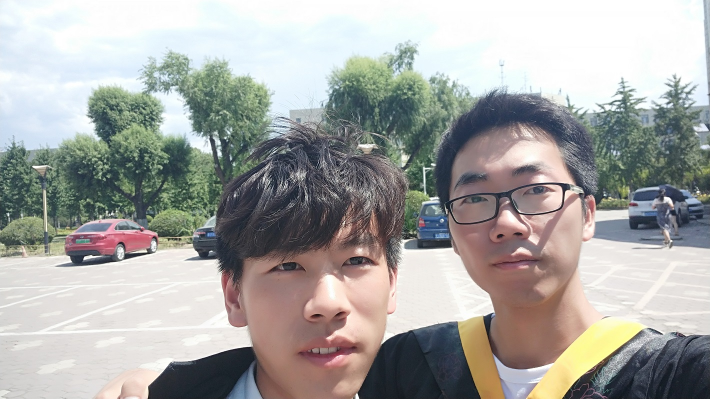
#> input picture demo/python-image-process-master/14.jpg, 1420 x 798 px, found by its file name (shown at 1/2 size)
$ python '逆滤波-维纳滤波.py'
#> lines starting #> are read from the running program, lines starting #| are printed output that depends on the picture; after the words box and inside, x2 and y2 are one past the last pixel; in counts of white or black regions, pixels touching at a corner belong together
#!@Author : Sanwat
#!@File : .py
#-*- coding: UTF-8 -*-
import matplotlib.pyplot as graph
import numpy as np
from numpy import fft
import math
import cv2


# 仿真运动模糊
def motion_process(image_size, motion_angle):
    PSF = np.zeros(image_size)
    print(image_size)
    center_position = (image_size[0] - 1) / 2
    print(center_position)

    slope_tan = math.tan(motion_angle * math.pi / 180)
    slope_cot = 1 / slope_tan
    if slope_tan <= 1:
        for i in range(15):
            offset = round(i * slope_tan)  # ((center_position-i)*slope_tan)
            PSF[int(center_position + offset), int(center_position - offset)] = 1
        return PSF / PSF.sum()  # 对点扩散函数进行归一化亮度
    else:
        for i in range(15):
            offset = round(i * slope_cot)
            PSF[int(center_position - offset), int(center_position + offset)] = 1
        return PSF / PSF.sum()


# 对图片进行运动模糊
def make_blurred(input, PSF, eps):
    input_fft = fft.fft2(input)  # 进行二维数组的傅里叶变换
    PSF_fft = fft.fft2(PSF) + eps
    blurred = fft.ifft2(input_fft * PSF_fft)
    blurred = np.abs(fft.fftshift(blurred))
    return blurred


def inverse(input, PSF, eps):  # 逆滤波
    input_fft = fft.fft2(input)
    PSF_fft = fft.fft2(PSF) + eps  # 噪声功率，这是已知的，考虑epsilon
    result = fft.ifft2(input_fft / PSF_fft)  # 计算F(u,v)的傅里叶反变换
    result = np.abs(fft.fftshift(result))
    return result


def wiener(input, PSF, eps, K=0.01):  # 维纳滤波，K=0.01
    input_fft = fft.fft2(input)
    PSF_fft = fft.fft2(PSF) + eps
    PSF_fft_1 = np.conj(PSF_fft) / (np.abs(PSF_fft) ** 2 + K)
    result = fft.ifft2(input_fft * PSF_fft_1)
    result = np.abs(fft.fftshift(result))
    return result


image = cv2.imread('14.JPG')
#> image is the input picture: shape (798, 1420, 3); mean B, G, R 163.5, 166.5, 166.9
image = cv2.cvtColor(image, cv2.COLOR_BGR2GRAY)
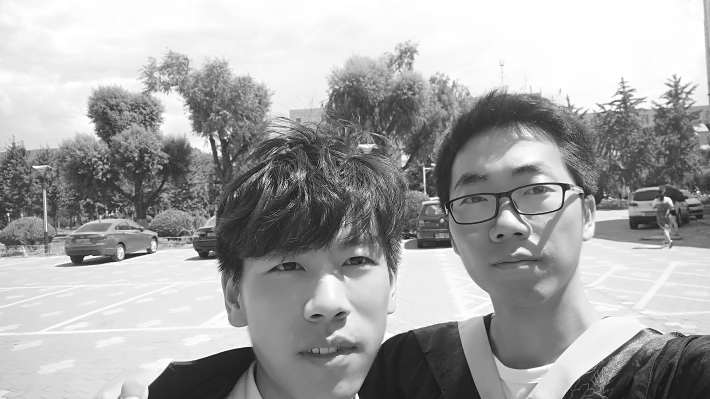
#> image: shape (798, 1420) (shown at 1/2 size); min 0, max 255, mean 166.3
img_h = image.shape[0]
#> img_h = 798
img_w = image.shape[1]
#> img_w = 1420
graph.figure(1)
graph.xlabel("Original Image")
graph.gray()
graph.imshow(image)  # 显示原图像

graph.figure(2)
graph.gray()
# 进行运动模糊处理
PSF = motion_process((img_h, img_w), 60)
blurred = np.abs(make_blurred(image, PSF, 1e-3))
#> in make_blurred, `PSF_fft = fft.fft2(PSF) + eps`:
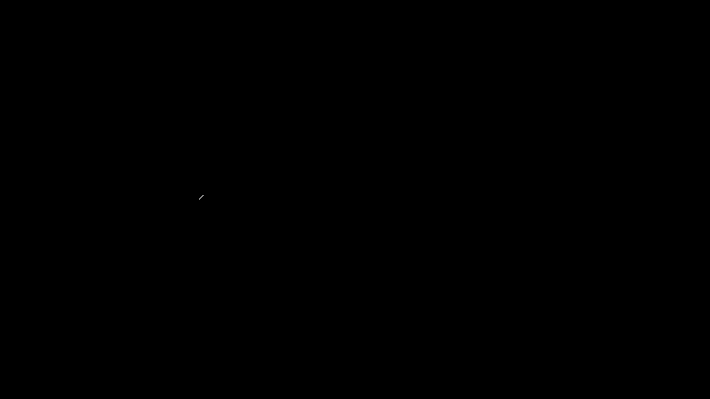
#> PSF: shape (798, 1420) float64 (shown at 1/2 size); values 0 (black) and 0.111 (white), 0% white in thin lines or dots, all inside (x1, y1, x2, y2) = (398, 390, 407, 399)
#> in make_blurred, `blurred = np.abs(fft.fftshift(blurred))`:
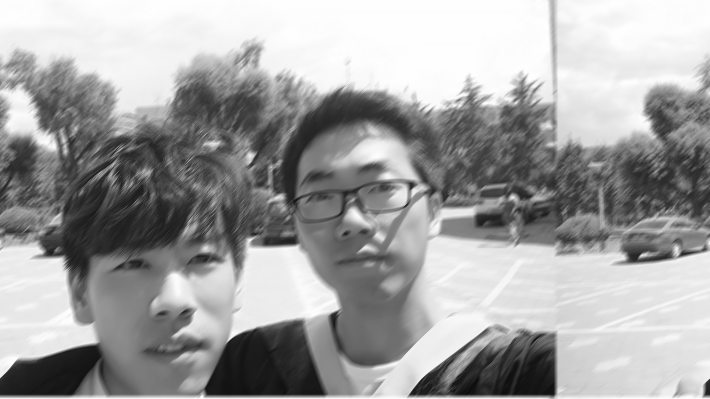
#> blurred: shape (798, 1420) float64 (shown at 1/2 size); min 11.81, max 255.3, mean 166.4; drawn with min black and max white

graph.subplot(231)
graph.xlabel("Motion blurred")
graph.imshow(blurred)

result = inverse(blurred, PSF, 1e-3)  # 逆滤波
graph.subplot(232)
graph.xlabel("inverse deblurred")
graph.imshow(result)

result = wiener(blurred, PSF, 1e-3)  # 维纳滤波
#> in wiener, `result = np.abs(fft.fftshift(result))`:
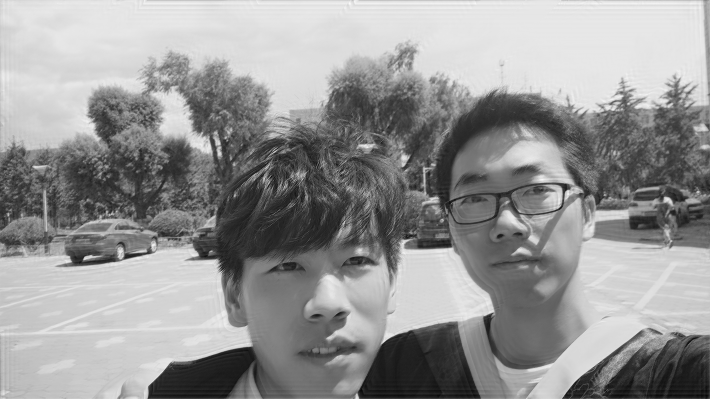
#> result: shape (798, 1420) float64 (shown at 1/2 size); min 1.66, max 278.5, mean 164.6; drawn with min black and max white
graph.subplot(233)
graph.xlabel("wiener deblurred(k=0.01)")
graph.imshow(result)

blurred_noisy = blurred + 0.1 * blurred.std() * \
                np.random.standard_normal(blurred.shape)  # 添加噪声,standard_normal产生随机的函数
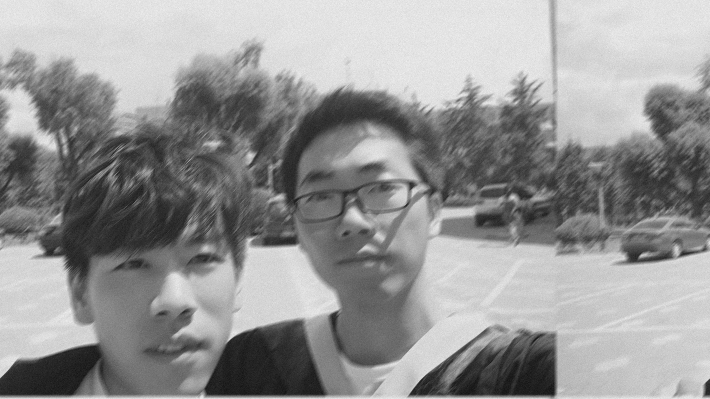
#> blurred_noisy: shape (798, 1420) float64 (shown at 1/2 size); min -3.32, max 285.3, mean 166.4; drawn with min black and max white


graph.subplot(234)
graph.xlabel("motion & noisy blurred")
graph.imshow(blurred_noisy)  # 显示添加噪声且运动模糊的图像

result = inverse(blurred_noisy, PSF, 0.1 + 1e-3)  # 对添加噪声的图像进行逆滤波
#> call 2 of inverse, with eps = 0.101
#> in inverse (call 2), `result = np.abs(fft.fftshift(result))`:
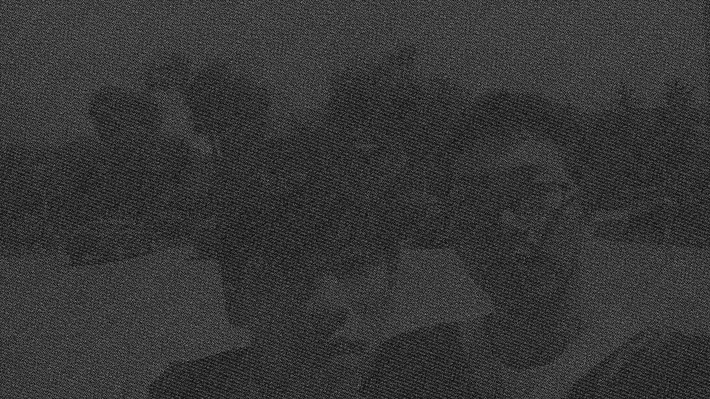
#> result: shape (798, 1420) float64 (shown at 1/2 size); min 0.000312, max 1182.4, mean 251.4; drawn with min black and max white
graph.subplot(235)
graph.xlabel("inverse deblurred")
graph.imshow(result)

result = wiener(blurred_noisy, PSF, 0.1 + 1e-3)  # 对添加噪声的图像进行维纳滤波
#> call 2 of wiener, with eps = 0.101, K = 0.01
#> in wiener (call 2), `result = np.abs(fft.fftshift(result))`:
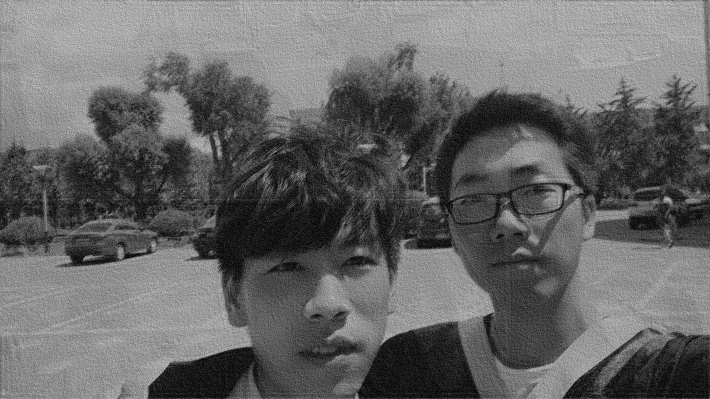
#> result: shape (798, 1420) float64 (shown at 1/2 size); min 0.00109, max 371.4, mean 150.5; drawn with min black and max white
graph.subplot(236)
graph.xlabel("wiener deblurred(k=0.01)")
graph.imshow(result)

graph.show()

$ run again, with demo/python-image-process-master/111.jpg copied over demo/python-image-process-master/14.jpg
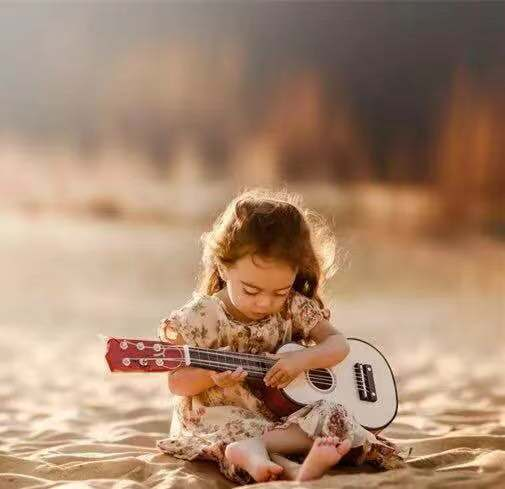
#> input picture demo/python-image-process-master/111.jpg, 505 x 489 px, found by its file name
#> image is the input picture: shape (489, 505, 3); mean B, G, R 112.5, 136.6, 169
#> image: shape (489, 505)
#> PSF: shape (489, 505) float64; values 0 (black) and 0.111 (white), 0% white in thin lines or dots, all inside (x1, y1, x2, y2) = (244, 236, 253, 245)
#> in make_blurred, `blurred = np.abs(fft.fftshift(blurred))`:
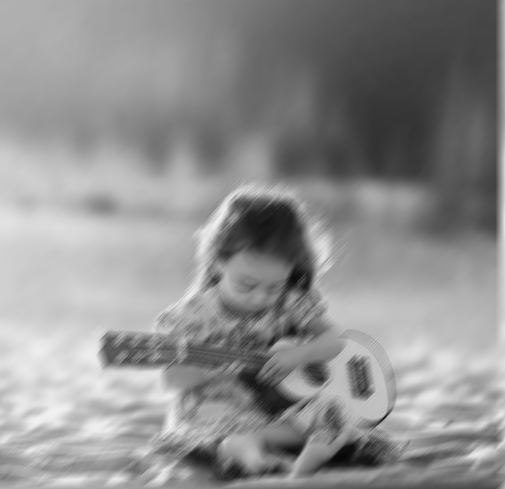
#> blurred: shape (489, 505) float64; min 7.17, max 243, mean 143.7
#> in wiener (call 2), `result = np.abs(fft.fftshift(result))`:
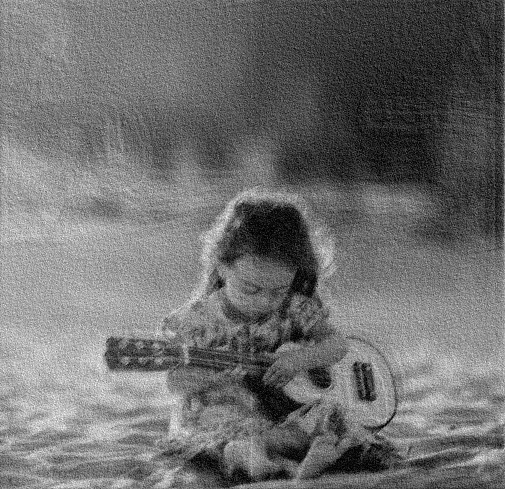
#> result: shape (489, 505) float64; min 0.00891, max 297.3, mean 129.7; drawn with min black and max white

$ run again, with demo/python-image-process-master/12.jpg copied over demo/python-image-process-master/14.jpg
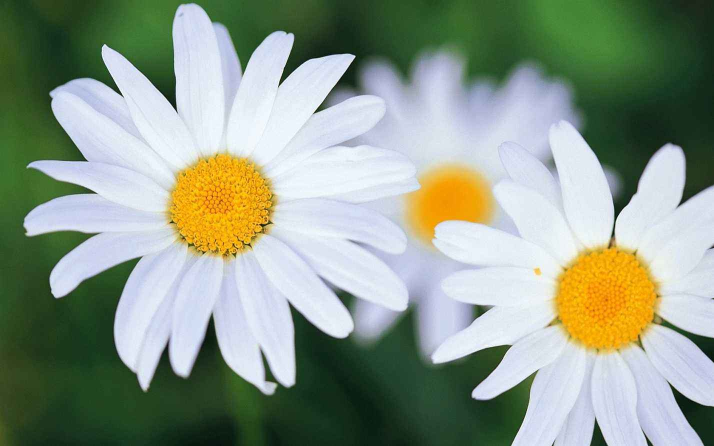
#> input picture demo/python-image-process-master/12.jpg, 1428 x 892 px, found by its file name (shown at 1/2 size)
#> image is the input picture: shape (892, 1428, 3); mean B, G, R 137.2, 154.4, 141.6
#> image: shape (892, 1428)
#> PSF: shape (892, 1428) float64; values 0 (black) and 0.111 (white), 0% white in thin lines or dots, all inside (x1, y1, x2, y2) = (445, 437, 454, 446)
#> in make_blurred, `blurred = np.abs(fft.fftshift(blurred))`:
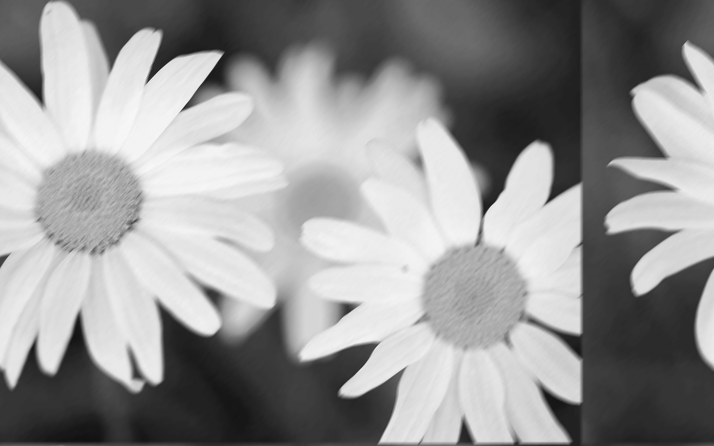
#> blurred: shape (892, 1428) float64 (shown at 1/2 size); min 15.61, max 250.2, mean 148.7
#> in wiener (call 2), `result = np.abs(fft.fftshift(result))`:
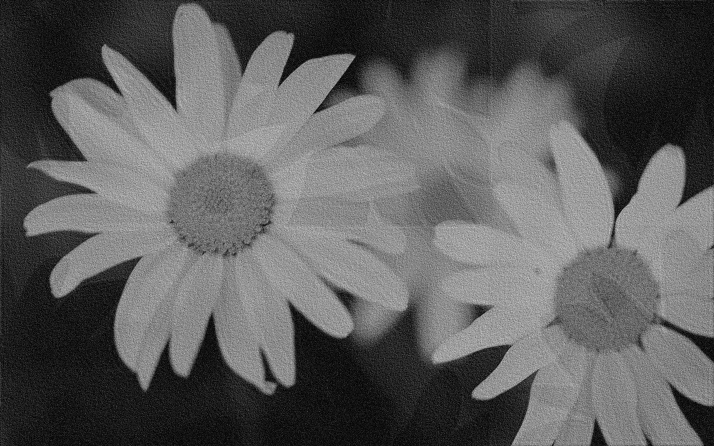
#> result: shape (892, 1428) float64 (shown at 1/2 size); min 0.000124, max 372.5, mean 136.2; drawn with min black and max white
